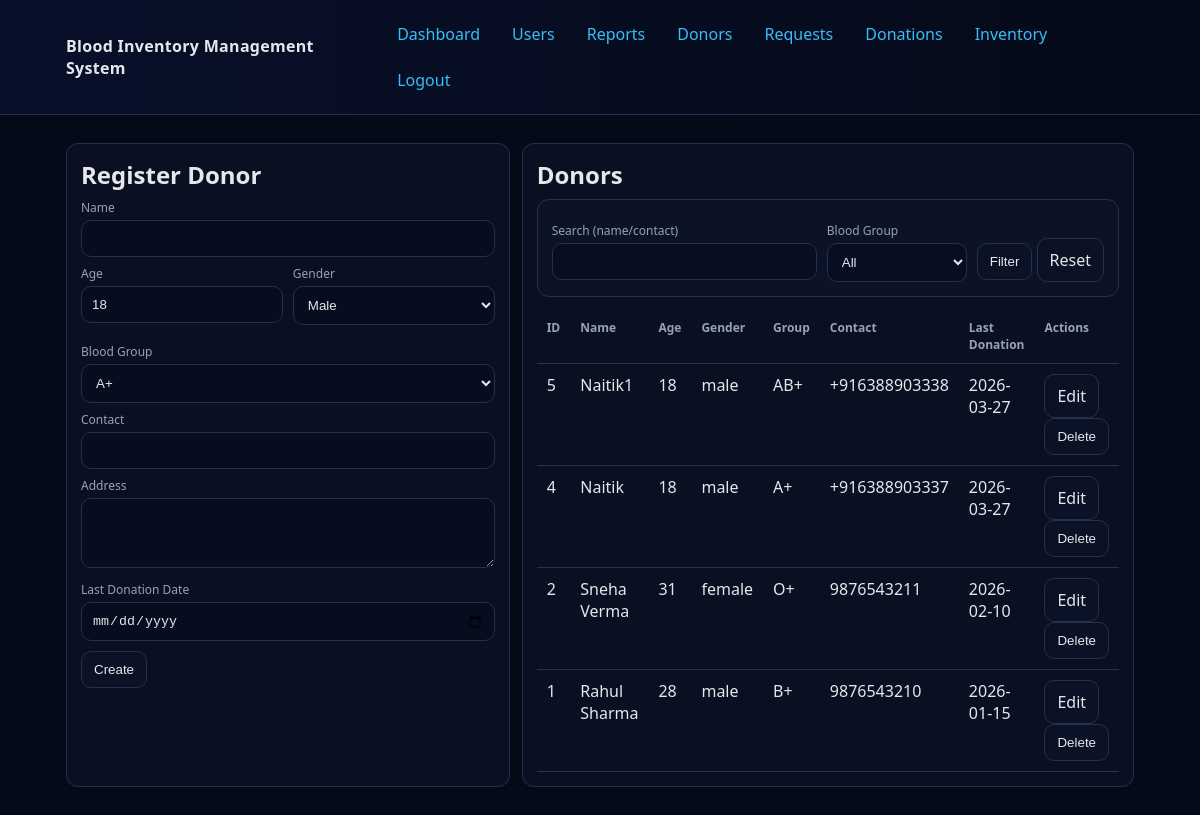
Page /donors (signed in) on the committed database.
### tables this page shows
CREATE TABLE IF NOT EXISTS `donors` (
  `id` int NOT NULL AUTO_INCREMENT,
  `name` varchar(120) NOT NULL,
  `age` int NOT NULL,
  `gender` enum('male','female','other') NOT NULL,
  `blood_group` varchar(5) NOT NULL,
  `contact` varchar(30) DEFAULT NULL,
  `address` text,
  `last_donation_date` date DEFAULT NULL,
  PRIMARY KEY (`id`)
);

### core/Controller.php (called while the page is built, shortened)
<?php
abstract class Controller
{
    protected function view(string $view, array $data = []): void
    {
        extract($data);
        require __DIR__ . '/../app/views/layouts/header.php';
        require __DIR__ . '/../app/views/' . $view . '.php';
        require __DIR__ . '/../app/views/layouts/footer.php';
    }
}

### app/controllers/DonorController.php (called while the page is built, shortened)
<?php
class DonorController extends Controller
{
    private Donor $donors;
    public function __construct()
    {
        $this->donors = new Donor();
    }
    public function index(): void
    {
        $query = trim((string) ($_GET['q'] ?? ''));
        $bloodGroup = trim((string) ($_GET['blood_group'] ?? ''));
        $page = max(1, (int) ($_GET['page'] ?? 1));
        $perPage = max(1, (int) ($_GET['per_page'] ?? 10));
        $pagination = $this->donors->searchPaginated($query, $bloodGroup, $page, $perPage);
        $donors = $pagination['data'];
        $this->view('donors/index', compact('donors', 'edit', 'query', 'bloodGroup', 'pagination'));
    }
}

### public/index.php (called while the page is built, shortened)
<?php
require __DIR__ . '/../core/Helpers.php';
require __DIR__ . '/../core/Database.php';
require __DIR__ . '/../core/Model.php';
require __DIR__ . '/../core/Controller.php';
require __DIR__ . '/../core/App.php';
require __DIR__ . '/../app/models/Donor.php';
require __DIR__ . '/../app/controllers/DonorController.php';
try {
    (new App())->run();
} catch (Throwable $e) {
    http_response_code(500);
    if ((bool) ($_ENV['APP_DEBUG'] ?? true)) {
        echo '<pre>' . e($e->getMessage()) . "\n" . e($e->getFile()) . ':' . e((string) $e->getLine()) . "\n\n" . e($e->getTraceAsString()) . '</pre>';
        exit;
    }
    echo 'Server error';
}

### core/Helpers.php (called while the page is built, shortened)
<?php
function config(string $key, mixed $default = null): mixed
{
    static $config = null;
    if ($config === null) {
        $config = require __DIR__ . '/../config/config.php';
    }
    $parts = explode('.', $key);
    $value = $config;
    foreach ($parts as $part) {
        $value = $value[$part];
    }
    return $value;
}
function e(?string $value): string
{
    return htmlspecialchars((string) $value, ENT_QUOTES, 'UTF-8');
}

### config/config.php (called while the page is built, shortened)
<?php
return [
    'app_name' => 'Blood Inventory Management System',
    'base_path' => '',
    'db' => [
        'host' => '127.0.0.1',
        'port' => '3306',
        'name' => 'blood',
        'user' => 'root',
        'pass' => '',
        'charset' => 'utf8mb4',
    ],
];

### core/Database.php (called while the page is built, shortened)
<?php
class Database
{
    private static ?PDO $instance = null;
    public static function connection(): PDO
    {
        if (self::$instance === null) {
            $dsn = sprintf(
                'mysql:host=%s;port=%s;dbname=%s;charset=%s',
                config('db.host'),
                config('db.port'),
                config('db.name'),
                config('db.charset')
            );
            self::$instance = new PDO($dsn, config('db.user'), config('db.pass'), [
                PDO::ATTR_ERRMODE => PDO::ERRMODE_EXCEPTION,
                PDO::ATTR_DEFAULT_FETCH_MODE => PDO::FETCH_ASSOC,
                PDO::ATTR_EMULATE_PREPARES => false,
            ]);
        }
        return self::$instance;
    }
}

### app/models/Donor.php (called while the page is built, shortened)
<?php
class Donor extends Model
{
    public function searchPaginated(string $query = '', string $bloodGroup = '', int $page = 1, int $perPage = 10): array
    {
        $from = 'FROM donors WHERE 1=1';
        $params = [];
        $from .= ' ORDER BY id DESC';
        return $this->paginateQuery($from, $params, $page, $perPage);
    }
}

### core/Model.php (called while the page is built, shortened)
<?php
abstract class Model
{
    protected PDO $db;
    public function __construct()
    {
        $this->db = Database::connection();
    }
    protected function paginateQuery(string $fromSql, array $params, int $page, int $perPage): array
    {
        $page = max(1, $page);
        $perPage = max(1, min($perPage, 100));
        $offset = ($page - 1) * $perPage;
        $countStmt = $this->db->prepare('SELECT COUNT(*) AS c ' . $fromSql);
        $countStmt->execute($params);
        $total = (int) $countStmt->fetchColumn();
        $listStmt = $this->db->prepare('SELECT * ' . $fromSql . ' LIMIT :limit OFFSET :offset');
        $listStmt->bindValue(':limit', $perPage, PDO::PARAM_INT);
        $listStmt->bindValue(':offset', $offset, PDO::PARAM_INT);
        $listStmt->execute();
        return [
            'data' => $listStmt->fetchAll(),
            'total' => $total,
            'page' => $page,
            'per_page' => $perPage,
            'total_pages' => (int) max(1, ceil($total / $perPage)),
        ];
    }
}

### app/views/donors/_list.php (the view, shortened to what this page needs)
<div class="card">
    <h2 style="margin:0 0 8px">Donors</h2>
    <form method="get" class="card" style="margin:0 0 12px">
        <div class="row">
            <div style="flex:2;min-width:200px">
                <label>Search (name/contact)</label>
                <input name="q" value="<?= e($query) ?>">
            </div>
            <div style="flex:1;min-width:140px">
                <label>Blood Group</label>
                <select name="blood_group">
                    <option value="">All</option>
                </select>
            </div>
            <div style="align-self:end">
                <button class="btn" type="submit">Filter</button>
                <a class="btn" href="<?= e(rtrim((string) config('base_path', ''), '/')) ?>/donors">Reset</a>
            </div>
        </div>
    </form>
    <table>
        <thead>
        <tr>
            <th>ID</th>
            <th>Name</th>
            <th>Age</th>
            <th>Gender</th>
            <th>Group</th>
            <th>Contact</th>
            <th>Last Donation</th>
            <th>Actions</th>
        </tr>
        </thead>
        <tbody>
        <?php foreach ($donors as $d): ?>
            <tr>
                <td><?= e((string) $d['id']) ?></td>
                <td><?= e($d['name']) ?></td>
                <td><?= e((string) $d['age']) ?></td>
                <td><?= e($d['gender']) ?></td>
                <td><?= e($d['blood_group']) ?></td>
                <td><?= e($d['contact']) ?></td>
                <td><?= e($d['last_donation_date']) ?></td>
                <td>
                    <a class="btn" href="<?= e(rtrim((string) config('base_path', ''), '/')) ?>/donors?edit=<?= e((string) $d['id']) ?>">Edit</a>
                    <form method="post" action="<?= e(rtrim((string) config('base_path', ''), '/')) ?>/donors/<?= e((string) $d['id']) ?>/delete" style="display:inline">
                        <button class="btn danger" type="submit" onclick="return confirm('Delete donor?')">Delete</button>
                    </form>
                </td>
            </tr>
        <?php endforeach; ?>
        </tbody>
    </table>
</div>

### core/App.php (shortened to what this page needs)
<?php
class App
{
    private array $routes;
    public function __construct()
    {
        $this->routes = require __DIR__ . '/../routes/web.php';
    }
    public function run(): void
    {
        $method = $_SERVER['REQUEST_METHOD'];
        $uri = parse_url($_SERVER['REQUEST_URI'], PHP_URL_PATH) ?? '/';
        $uri = $uri === '' ? '/' : $uri;
        foreach ($this->routes as $route) {
            if ($method !== $route['method']) {
                continue;
            }
            $pattern = '#^' . preg_replace('/\{id\}/', '([0-9]+)', $route['path']) . '$#';
            if (preg_match($pattern, $uri, $matches) === 1) {
                array_shift($matches);
                [$controllerName, $action] = $route['handler'];
                $controller = new $controllerName();
                $controller->{$action}(...array_map('intval', $matches));
                return;
            }
        }
    }
}

### public/assets/style.css (style rules this page uses)
:root { --bg:#0f172a; --card:#0b1225; --text:#e5e7eb; --muted:#94a3b8; --line:#23314f; --accent:#38bdf8; --danger:#fb7185; --ok:#34d399; }
* { box-sizing:border-box }
body { margin:0;font-family:system-ui,-apple-system,Segoe UI,Roboto,Ubuntu,Helvetica,Arial,sans-serif;background:#050a18;color:var(--text) }
a { color:var(--accent);text-decoration:none }
.card { background:rgba(15,23,42,.55);border:1px solid var(--line);border-radius:12px;padding:14px;margin:12px 0 }
form .row { display:flex;gap:10px;flex-wrap:wrap }
label { display:block;font-size:12px;color:var(--muted);margin:8px 0 4px }
input,select,textarea { width:100%;padding:10px;border:1px solid var(--line);border-radius:10px;background:rgba(2,6,23,.35);color:var(--text) }
.btn { display:inline-block;padding:10px 12px;border:1px solid var(--line);border-radius:10px;background:#0b1225;color:var(--text);cursor:pointer }
table { width:100%;border-collapse:collapse }
th,td { border-bottom:1px solid var(--line);padding:10px;text-align:left;vertical-align:top }
th { color:var(--muted);font-weight:600;font-size:12px }

### rows in the picture
donors: id "5", name "Naitik1", age "18", gender "male", blood_group "AB+", contact "+916388903338", last_donation_date "2026-03-27"
donors: id "4", name "Naitik", age "18", gender "male", blood_group "A+", contact "+916388903337", last_donation_date "2026-03-27"
donors: id "2", name "Sneha Verma", age "31", gender "female", blood_group "O+", contact "9876543211", last_donation_date "2026-02-10"
donors: id "1", name "Rahul Sharma", age "28", gender "male", blood_group "B+", contact "9876543210", last_donation_date "2026-01-15"

### other values in the picture
form field blood_group "A+"
